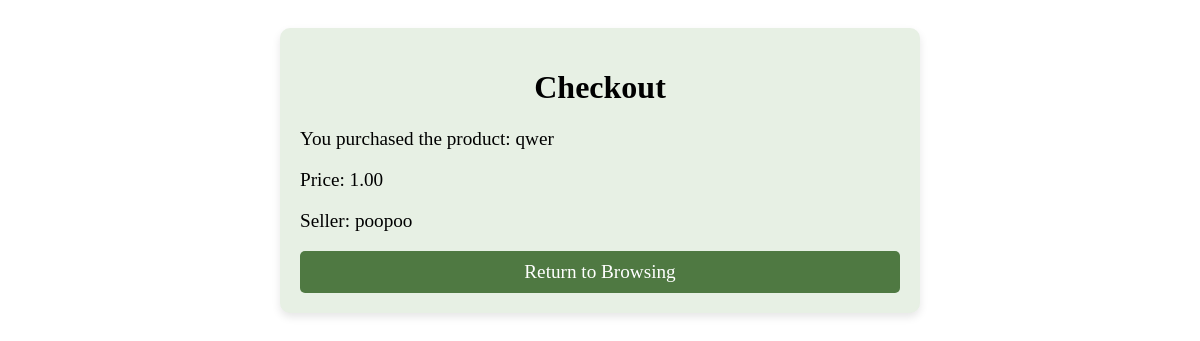
Before: /checkout/1/ with the older database file.
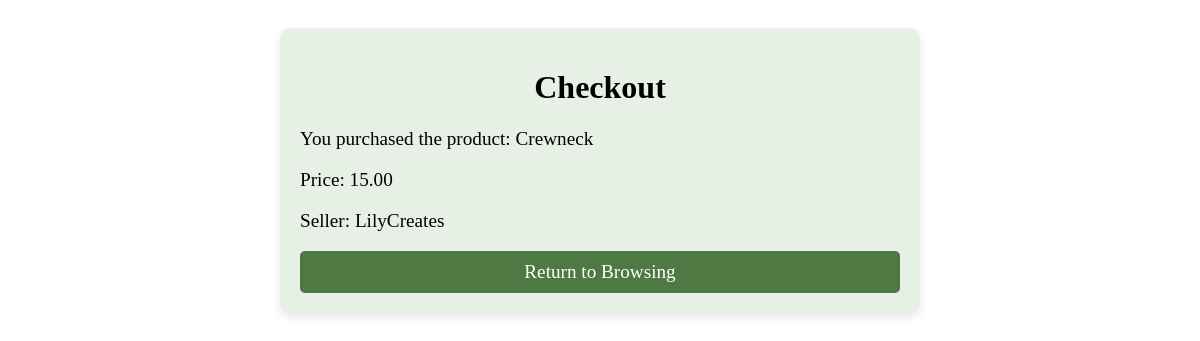
After: the same page with the newer database file.
### Leaf/models.py (models this page shows, shortened)
class Product(models.Model):
    seller = models.ForeignKey(Seller, on_delete=models.CASCADE)
    name = models.CharField(max_length=100)
    description = models.TextField()
    price = models.DecimalField(max_digits=10, decimal_places=2)
    eco_friendly = models.BooleanField(default=True)
    available = models.BooleanField(default=True)
    carbon_footprint = models.BooleanField(default=False)
    locally_made = models.BooleanField(default=False)
    recyclable = models.BooleanField(default=False)
    sustainable_packaging = models.BooleanField(default=False)

class Seller(models.Model):
    user = models.OneToOneField(User, on_delete=models.CASCADE)
    bio = models.TextField()
    location = models.CharField(max_length=100)

### Leaf/views.py (the view)
# urls.py: path('checkout/<int:product_id>/', views.checkout_view, name='checkout'),
def checkout_view(request, product_id):
    product = get_object_or_404(Product, id=product_id)
    return render(request, 'Leaf/checkout.html', {'product': product})

### Leaf/templates/Leaf/checkout.html (shortened to what this page needs)
<!DOCTYPE html>
<html lang="en">
<head>
</head>
<body>
<div class="checkout-container">
    <h1>Checkout</h1>
    <p>You purchased the product: {{ product.name }}</p>
    <p>Price: {{ product.price }}</p>
    <p>Seller: {{ product.seller.user.username }}</p>
    <button class="checkout-button" onclick="window.location.href='{% url 'browse_products' %}'">Return to Browsing</button>
</div>
</body>
</html>

Changed rows visible on the page:
changed Product: name "qwer" → "Crewneck"; price "1.00" → "15.00"; seller.user.username "poopoo" → "LilyCreates"
